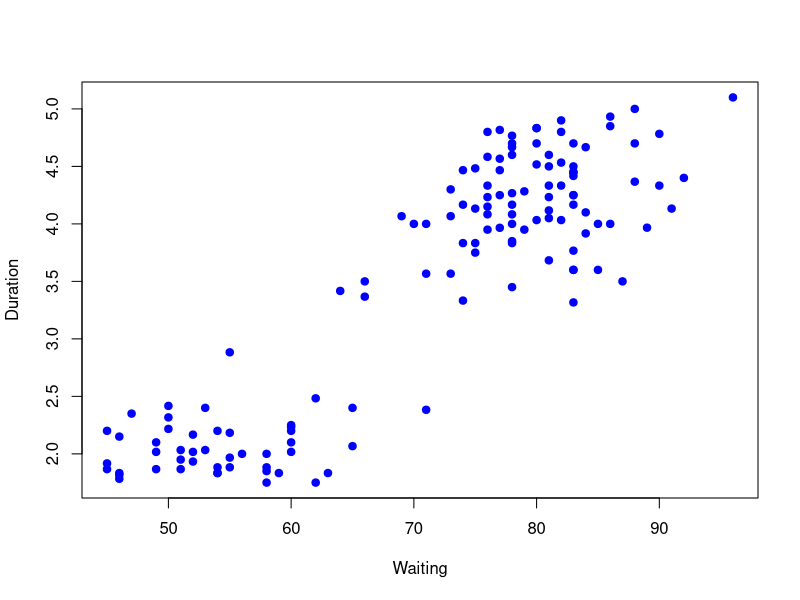
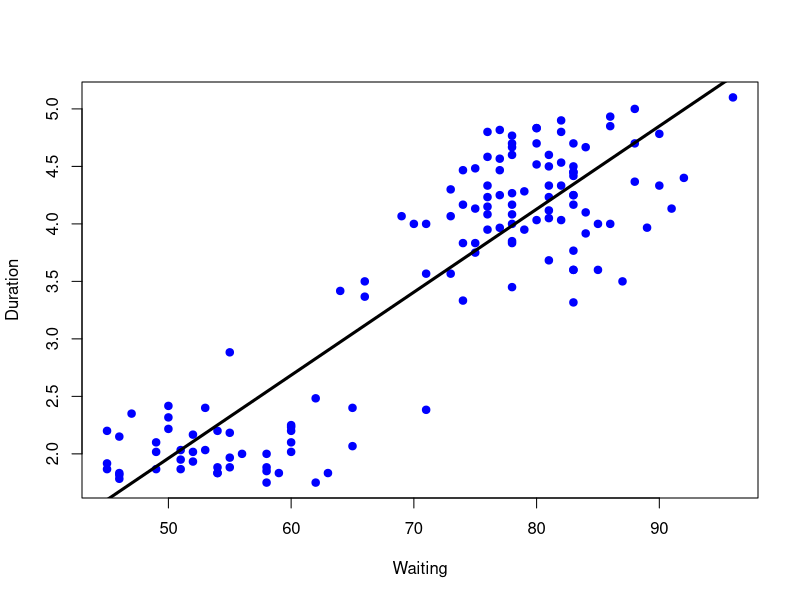
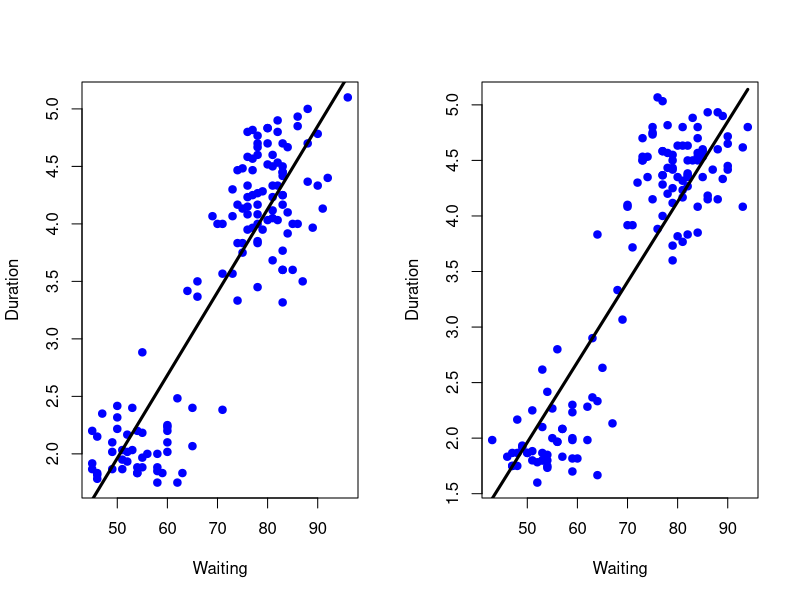

Write the R code that produced these figures, in order.
## ---- chunk 1
knitr::opts_chunk$set(echo = TRUE)
## ---- chunk 2
#predicting with the regression
#dataset: old faithful eruptions
library(caret)
data(faithful)

#create the training and testing model
set.seed(333)
inTrain <- createDataPartition(y=faithful$waiting,
                              p=0.5, list=FALSE)
trainFaith <- faithful[inTrain,]
testFaith <- faithful[-inTrain,]
head(trainFaith)

#plot the training dataset (Eruption duration versus waiting time)
plot(trainFaith$waiting,trainFaith$eruptions,pch=19,col="blue",xlab="Waiting",ylab="Duration")

#find the linear model
#Method 1:
lm1 <- lm(eruptions ~ waiting,data=trainFaith)
summary(lm1)

#Method 2:
#use the caret package to build the model
modFit <- train(eruptions ~ waiting,data=trainFaith,method="lm")
summary(modFit$finalModel)


#model fit
plot(trainFaith$waiting,trainFaith$eruptions,pch=19,col="blue",xlab="Waiting",ylab="Duration")
lines(trainFaith$waiting,lm1$fitted,lwd=3)

#predict news values based on the linear model fit ( only use the training dataset)
#compute the linear model
coef(lm1)[1] + coef(lm1)[2]*80

newdata <- data.frame(waiting=80)
predict(lm1,newdata)

#Plot predictions based on fitting lines - training and test
par(mfrow=c(1,2))
plot(trainFaith$waiting,trainFaith$eruptions,pch=19,col="blue",xlab="Waiting",ylab="Duration")
lines(trainFaith$waiting,predict(lm1),lwd=3)

plot(testFaith$waiting,testFaith$eruptions,pch=19,col="blue",xlab="Waiting",ylab="Duration")
lines(testFaith$waiting,predict(lm1,newdata=testFaith),lwd=3)

#Get training set/test set errors
# Calculate RMSE on training
sqrt(sum((lm1$fitted-trainFaith$eruptions)^2))
# Calculate RMSE on test
sqrt(sum((predict(lm1,newdata=testFaith)-testFaith$eruptions)^2))



